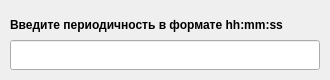
<?xml version="1.0" encoding="UTF-8"?>
<ui version="4.0">
 <class>TimeDialog</class>
 <widget class="QDialog" name="TimeDialog">
  <property name="geometry">
   <rect>
    <x>0</x>
    <y>0</y>
    <width>330</width>
    <height>80</height>
   </rect>
  </property>
  <property name="windowTitle">
   <string>Dialog</string>
  </property>
  <widget class="QLineEdit" name="timeEdit">
   <property name="geometry">
    <rect>
     <x>10</x>
     <y>40</y>
     <width>310</width>
     <height>30</height>
    </rect>
   </property>
  </widget>
  <widget class="QLabel" name="timeLabel">
   <property name="geometry">
    <rect>
     <x>10</x>
     <y>10</y>
     <width>310</width>
     <height>30</height>
    </rect>
   </property>
   <property name="font">
    <font>
     <pointsize>9</pointsize>
     <bold>true</bold>
    </font>
   </property>
   <property name="text">
    <string>Введите периодичность в формате hh:mm:ss</string>
   </property>
  </widget>
 </widget>
 <resources/>
 <connections/>
</ui>
